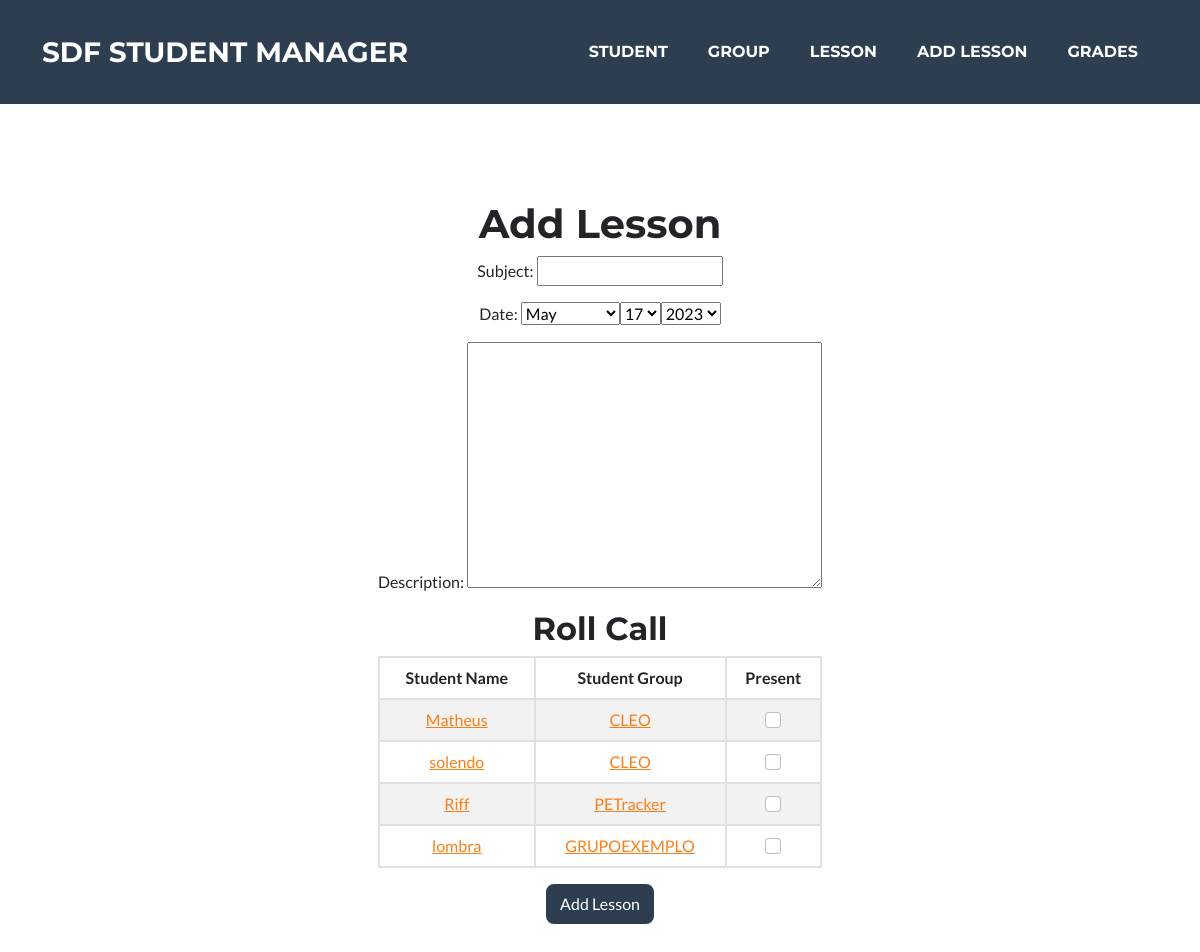
The app's page /lesson/, older data.
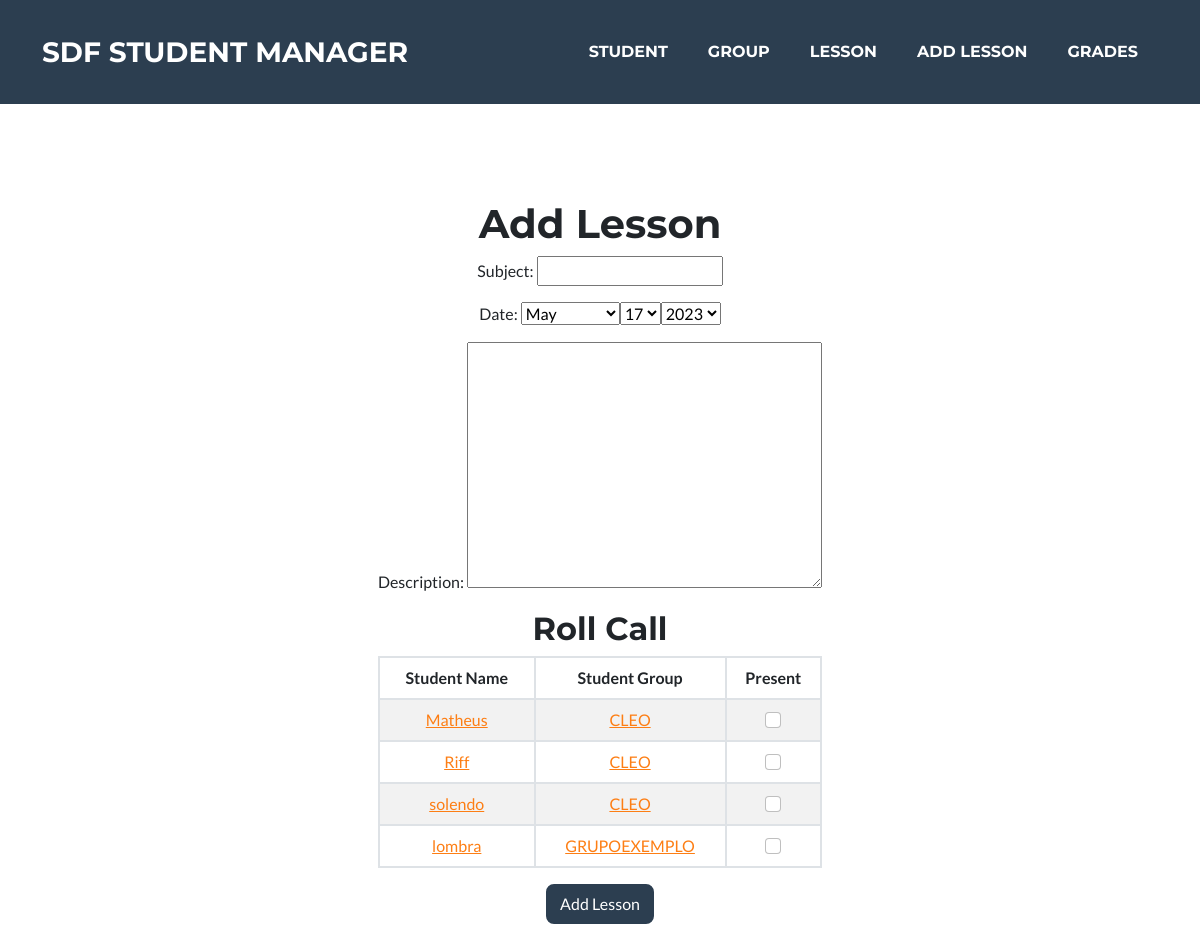
The same page, newer data.
### presence_count/models.py (models this page shows, shortened)
class Student(models.Model):
    name = models.CharField(max_length=100)
    email = models.EmailField(max_length=100)
    grade_1 = models.FloatField(default=0)
    grade_2 = models.FloatField(default=0)
    grade_avg = models.FloatField(default=0)
    presences = models.IntegerField(default=0)
    group = models.ForeignKey(Group, on_delete=models.PROTECT, default=None, null=True, blank=True)

class Group(models.Model):
    name = models.CharField(max_length=100)
    tracking = models.URLField(blank=True)
    repo = models.URLField(blank=True)
    prototype = models.URLField(blank=True)
    description = models.TextField(max_length=512, blank=True)
    def __str__(self):
        return self.name

### presence_count/views.py (the view, shortened to what this page needs)
# urls.py: path('lesson/', views.roll_call, name='lesson'),
def roll_call(request):
    student_list = Student.objects.all().order_by('group_id')
    lesson_form = RegisterLessonForm()
    return render(request, 'lesson/add_lesson.html', {'student_list': student_list, 'lesson_form': lesson_form})

### presence_count/forms.py
class RegisterLessonForm(forms.ModelForm):
    class Meta:
        model = Lesson
        fields = ('subject', 'date', 'description')
        widgets = {
            'date': forms.SelectDateWidget()
        }

### presence_count/templates/lesson/add_lesson.html (shortened to what this page needs)
{% extends 'lesson/lesson.html' %}
{% block action %}
    <form action="" method="POST">
        <h1>Add Lesson</h1>
{% endblock %}
{% block button %}
    <button class="btn btn-secondary" type="submit">Add Lesson</button>
{% endblock %}

### presence_count/templates/lesson/lesson.html (shortened to what this page needs)
{% extends 'base.html' %}
{% block body %}
<header class="masthead text-center">
	<div class="container d-flex align-items-center flex-column">
			{% block action %}
			{% endblock %}
			<table class="table table-striped table-hover table-bordered">
				{{lesson_form.as_p}}
				<h2>Roll Call</h2>
				<thead>
					<tr>
						<th scope="col">Student Name</th>
						<th scope="col">Student Group</th>
						<th scope="col">Present</th>
					</tr>
				</thead>
				<tbody>
					{% for student in student_list %}
					<tr>
						<td><a href="{% url 'presence_count:view_student' student.id %}" target="_blank">{{student.name}}</a></td>
						{% if student.group %}
							<td><a href="{% url 'presence_count:view_group' student.group_id %}" target="_blank">{{student.group}}</a></td>
						{% else %}
							<td>{{student.group}}</td>
						{% endif %}
						<td>
							<div class="present-check">
								{% if student.id in present_students %}
									<input
										class="form-check-input"
										type="checkbox"
										value="{{student.id}}"
										name="boxes"
										checked
									/>
								{% else %}
									<input
										class="form-check-input"
										type="checkbox"
										value="{{student.id}}"
										name="boxes"
									/>
								{% endif %}
							</div>
						</td>
					</tr>
					{% endfor %}
				</tbody>
			</table>
			{% block button %}
			{% endblock %}
		</form>
	</div>
</header>
{% endblock %}

Row changes from the older to the newer data that the page shows:
changed Student "Riff": group "PETracker" → "CLEO"; moves up the list
